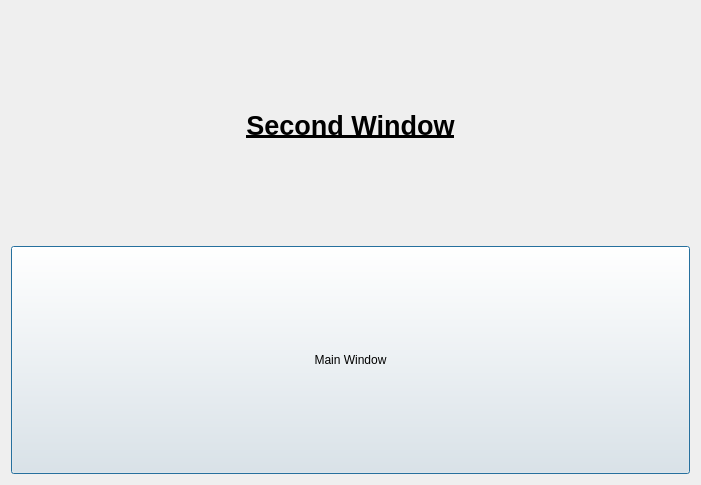
<?xml version="1.0" encoding="UTF-8"?>
<ui version="4.0">
 <class>secondwindow</class>
 <widget class="QDialog" name="secondwindow">
  <property name="geometry">
   <rect>
    <x>0</x>
    <y>0</y>
    <width>701</width>
    <height>485</height>
   </rect>
  </property>
  <property name="windowTitle">
   <string>Dialog</string>
  </property>
  <layout class="QGridLayout" name="gridLayout">
   <item row="0" column="0">
    <layout class="QVBoxLayout" name="verticalLayout">
     <item>
      <widget class="QLabel" name="label">
       <property name="sizePolicy">
        <sizepolicy hsizetype="Preferred" vsizetype="Preferred">
         <horstretch>0</horstretch>
         <verstretch>0</verstretch>
        </sizepolicy>
       </property>
       <property name="font">
        <font>
         <pointsize>20</pointsize>
         <bold>true</bold>
         <underline>true</underline>
        </font>
       </property>
       <property name="text">
        <string>Second Window</string>
       </property>
       <property name="alignment">
        <set>Qt::AlignCenter</set>
       </property>
      </widget>
     </item>
     <item>
      <widget class="QPushButton" name="pushButton">
       <property name="sizePolicy">
        <sizepolicy hsizetype="Preferred" vsizetype="Preferred">
         <horstretch>0</horstretch>
         <verstretch>0</verstretch>
        </sizepolicy>
       </property>
       <property name="text">
        <string>Main Window</string>
       </property>
      </widget>
     </item>
    </layout>
   </item>
  </layout>
 </widget>
 <resources/>
 <connections/>
</ui>
